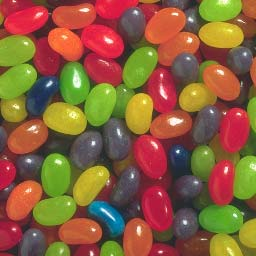
#> input picture DIP/image2.png, 256 x 256 px
$ python colorConversion.py
#> lines starting #> are read from the running program, lines starting #| are printed output that depends on the picture
"""Convert and display image in different color"""

import cv2
image=cv2.imread("image2.png")
#> image is the input picture: shape (256, 256, 3); mean B, G, R 59.6, 94.7, 137.2
rgb=cv2.cvtColor(image,cv2.COLOR_BGR2RGB)
grey=cv2.cvtColor(image,cv2.COLOR_BGR2GRAY)
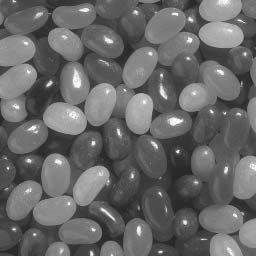
#> grey: shape (256, 256); min 32, max 255, mean 103.4
hsv=cv2.cvtColor(image,cv2.COLOR_BGR2HSV)
#> hsv: shape (256, 256, 3); mean H, S, V 72.5, 152.9, 148.2

cv2.imshow("RGB",rgb)
cv2.imshow("Grey",grey)
cv2.imshow("HSV",hsv)

if cv2.waitKey(0)==27:
#> (key Esc is pressed here)
	cv2.destroyAllWindows()
